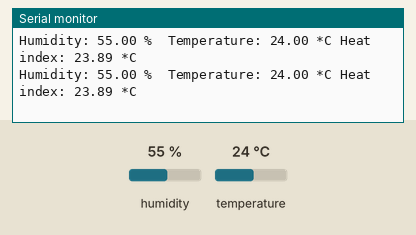
Simulated run of this sketch. Board: Arduino Uno, built with avr-gcc and run on an emulated ATmega328P. Parts: the last lines printed to the serial monitor. The inputs (shaded band) are chosen by the test bench; at power-on: humidity 55 %, temperature 24 °C.

Above: at 2.8 s.
2.9 s: humidity set to 22 %
At 5.5 s:
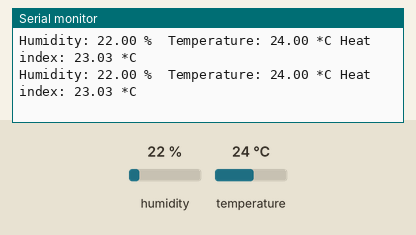
5.6 s: temperature set to 12 °C
At 7.7 s:
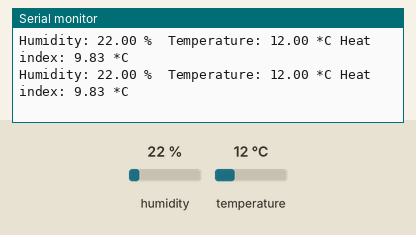
8.3 s: humidity set to 40 %
At 10.0 s:
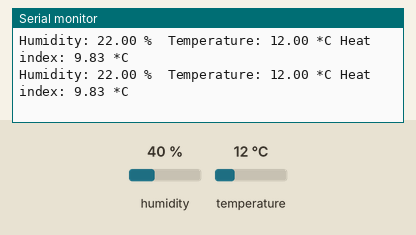
Timing chart, 0 to 11.5 s (numbered marks = the images above; inputs shaded):
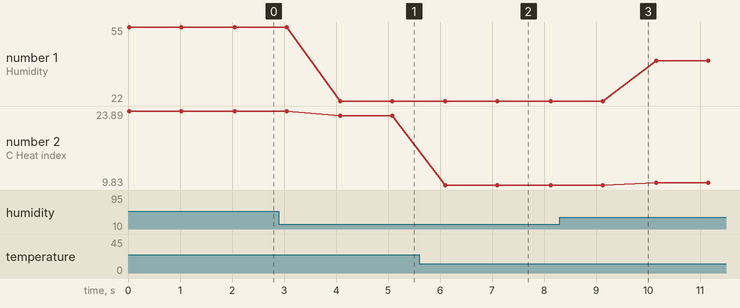

The sketch:

humid1.ino
```cpp
#include <DHT.h>
#include <DHT_U.h>

#include "DHT.h"
#define DHTPIN 2     // what digital pin we're connected to
#define DHTTYPE DHT11   // DHT 11

DHT dht(DHTPIN, DHTTYPE);

void setup() {
  // put your setup code here, to run once:
  Serial.begin(9600);
  dht.begin();
}

void loop() {
  // put your main code here, to run repeatedly:

  float h = dht.readHumidity();
  // Read temperature as Celsius (the default)
  float t = dht.readTemperature();

  // Check if any reads failed and exit early (to try again).
  if (isnan(h) || isnan(t) ) {
    Serial.println("Failed to read from DHT sensor!");
    return;
  }

  // Compute heat index in Celsius (isFahreheit = false)
  float hic = dht.computeHeatIndex(t, h, false);

  Serial.print("Humidity: ");
  Serial.print(h);
  Serial.print(" %\t");
  Serial.print("Temperature: ");
  Serial.print(t);
  Serial.print(" *C ");
  Serial.print("Heat index: ");
  Serial.print(hic);
  Serial.print(" *C ");

  Serial.println();

  delay( 1000 );
}
```

Measured:
- after the input at 2.9 s, the serial monitor: prints a new line after 1.2 s (image 1)
- after the input at 5.6 s, the serial monitor: prints a new line after 0.50 s (image 2)
- plotted number 1: 55 → 22 after the input at 2.9 s, 22 → 40 after the input at 8.3 s
- plotted number 2: 23.89 → 23.03 after the input at 2.9 s, 23.03 → 9.83 after the input at 5.6 s, 9.83 → 10.3 after the input at 8.3 s
